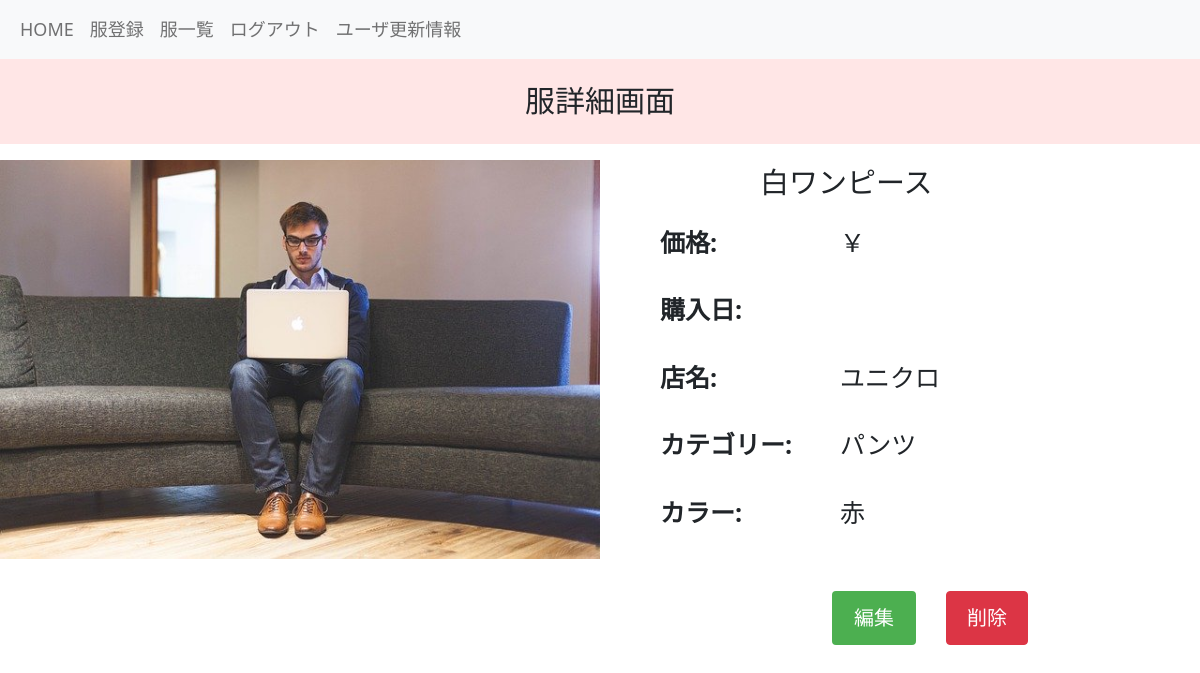
/boards/detail_clothe/1/ (signed in), run on the app's committed database.
### boards/models.py (models this page shows, shortened)
class Clothes(models.Model):
    title = models.CharField(max_length=255)
    picture = models.ImageField(upload_to='closet_project/media/', null=True, blank=True)
    price = models.IntegerField(default=0, null=True, blank=True)
    purchase_date = models.DateField(null=True,blank=True)
    user = models.ForeignKey(
        'accounts.Users', on_delete=models.CASCADE
    )
    category = models.ForeignKey(
        'Categories', on_delete=models.CASCADE
    )
    color = models.ManyToManyField(
        Colors, blank=True, through='Clothe_Colors', related_name='clothe'
    )
    store = models.CharField(max_length=255, default='')
    created_at = models.DateTimeField(auto_now_add=True)
    updated_at = models.DateTimeField(auto_now=True)
    objects = ClothesManager()
    class Meta:
        db_table = 'clothes'

class Categories(models.Model):
    BLOUSE = 'blouse'
    SHIRT = 'shirt'
    SWEAT = 'sweat'
    KNIT = 'knit'
    PANTS = 'pants'
    SKIRT = 'skirt'
    JACKET = 'jacket'
    CARDIGAN = 'cardigan'
    COAT = 'coat'
    DRESS = 'dress'
    SHOES = 'shoes'
    ACCESSORY = 'accessory'
    BAG = 'bag'
    category_name = models.CharField(max_length=255)
    created_at = models.DateTimeField(auto_now_add=True)
    updated_at = models.DateTimeField(auto_now=True)
    class Meta:
        db_table = 'categories'
    def __str__(self):
        return self.category_name

class Colors(models.Model):
    PINK = 'pink'
    RED = 'red'
    ORANGE = 'orange'
    BROWN = 'brown'
    YELLOW = 'yellow'
    BLUE = 'blue'
    GREEN = 'green'
    BLACK = 'black'
    WHITE = 'white'
    color_name = models.CharField(max_length=10)
    created_at = models.DateTimeField(auto_now_add=True)
    updated_at = models.DateTimeField(auto_now=True)
    def __str__(self):
        return self.color_name
    class Meta:
        db_table = 'colors'

### boards/views.py (the view)
# urls.py: path('detail_clothe/<int:pk>/', views.detail_clothe, name='detail_clothe'),
@login_required
def detail_clothe(request, pk):
    clothe = get_object_or_404(Clothes, pk=pk)
    print(f"Color: {clothe.color.all()}")  # デバッグ用のログ出力
    return render(
        request, 'boards/detail_clothe.html', context={
            'clothe': clothe,
        }
    )

### templates/boards/detail_clothe.html (shortened to what this page needs)
{% extends "base.html" %}
{% load static %}
{% block content %}
<p class="custom-paragraph">服詳細画面</p>
<div class="detail-container">
  <div class="detail-left">
    {% if clothe.picture %}
        <p><img src="{{ clothe.picture.url }}" alt="{{ clothe.title }}" class="image-custom"></p>
    {% else %}
        <p class="no-image">画像なし</p>
    {% endif %}
  </div>
   <div class="detail-right">
    <p class="title">{{ clothe.title }}</p>
    <div class="detail-info">
      <div class="info-row">
        <p class="info-label">価格:</p>
        <p class="info-value"> {{ "￥"|default_if_none:"" }}{{ clothe.price|default_if_none:"" }}</p>
      </div>
      <div class="info-row">
        <p class="info-label">購入日:</p>
        <p class="info-value"> {{ clothe.purchase_date|date:"Y年m月d日"|default_if_none:"未登録" }}</p>
      </div>
      <div class="info-row">
        <p class="info-label">店名:</p>
        <p class="info-value"> {{ clothe.store|default_if_none:"   " }}</p>
      </div>
      <div class="info-row">
        <p class="info-label">カテゴリー:</p>
        <p class="info-value"> {{ clothe.category|default_if_none:"   " }}</p>
      </div>
      <div class="info-row">
        <p class="info-label">カラー:</p>
        <span class="info-value">
        {% for color_instance in clothe.color.all %}
            {{ color_instance.color_name }}
        {% endfor %}
    </span>
    </div>
  </div>
    <div class="button-container">
      <a href="{% url 'boards:edit_clothe' pk=clothe.pk %}">
        <button type="submit" class="btn btn-primary">編集</button>
      </a>
        <button type="button" class="btn btn-danger" onclick="confirmDelete()" style="margin-left: 30px;">削除</button>
    </div>
  </div>
</div>
{% endblock %}

### static/css/style.css (style rules this page uses)
.image-custom { width: 600px; height: 300%; }
.button-container { display: flex; justify-content: center; margin-top: 30px; }
.button-container button { padding: 10px 20px; font-size: 20px; }
.btn-primary { background-color: #4caf50; color: #ffffff; border: 2px solid #4caf50; border-radius: 4px; cursor: pointer; }
.detail-container p { font-size: 25px; margin-bottom: 20px; }
.detail-container p.title { font-size: 29px; margin-left: 100px; }
body { text-size-adjust: 100%; -webkit-text-size-adjust: 100%; }
.detail-container { display: flex; justify-content: space-between; }
.detail-left, .detail-right { width: 45%; }
.custom-paragraph { font-family: 'Arial', sans-serif; font-size: 30px; background-color: #ffe6e6; text-align: center; padding: 20px; line-height: 1.5; }
.detail-info { display: flex; flex-wrap: wrap; }
.info-row { display: flex; width: 100%; margin-bottom: 10px; }
.info-label { flex: 1; font-weight: bold; }
.info-value { flex: 2; font-size: 25px; }
.detail-left { text-align: center; }

### data on the page
Clothes: picture (picture), title "白ワンピース", store "ユニクロ", category "パンツ"
Colors: color_name "赤"

### other printed values
{{ "￥"|default_if_none:"" }} "￥"
